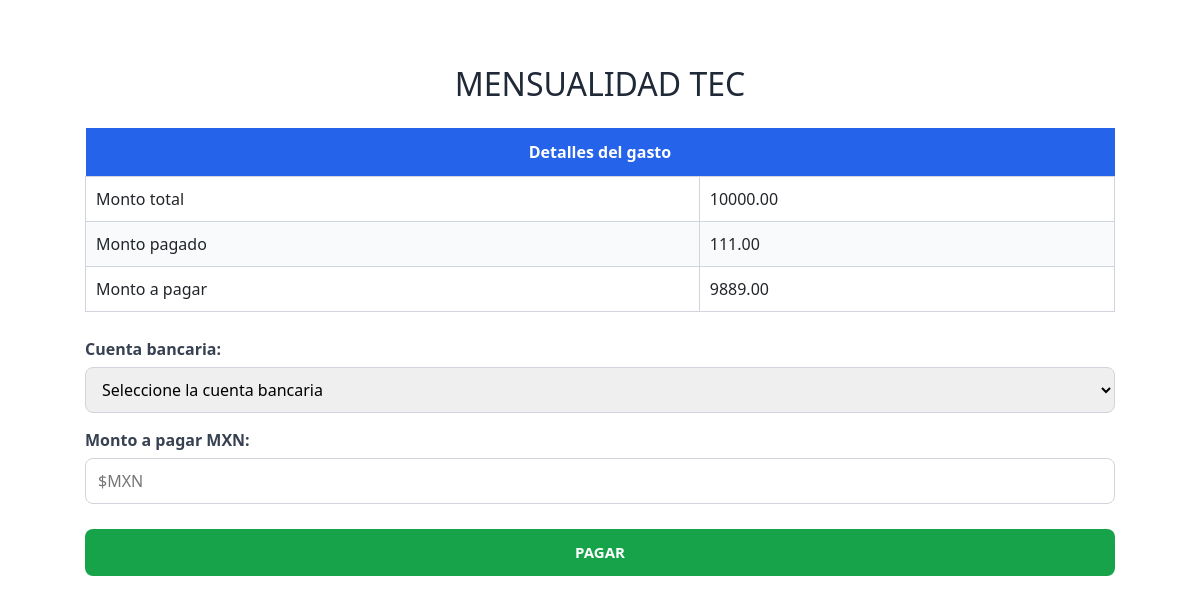
The page /detallePagos/25 (signed in) on the database its author committed.
### core/models.py (models this page shows, shortened)
class Gastos(models.Model):
    gasto_id = models.BigAutoField(primary_key=True)
    nombre_gasto = models.CharField(max_length=100)
    detalle_gasto = models.TextField()
    cliente = models.ForeignKey(Cliente,on_delete=models.PROTECT)
    monto_total = models.DecimalField(max_digits=12,decimal_places=2)
    monto_pagado = models.DecimalField(max_digits=12,decimal_places=2)
    creado_por = models.ForeignKey(User,on_delete=models.PROTECT)
    fecha_creacion = models.DateTimeField(auto_now_add=True)
    estatus = models.CharField(max_length=12,choices=ESTATUS_GASTO,default="PENDING")

### core/views.py (the view)
# urls.py: path("detallePagos/<int:id>",views.detallesGasto),
@login_required
def detallesGasto(request, id):
    gasto = Gastos.objects.get(gasto_id = id)
    cuentas = Banco.objects.all()
    faltante = gasto.monto_total - gasto.monto_pagado
    return render(request,"crearPagos.html",{"Gastos":gasto,"Cuenta":cuentas, "Faltante": faltante})

### core/templates/crearPagos.html (shortened to what this page needs)
{% extends 'base.html' %}
{% block content %}
<div class="pago-formulario">
    <form action="/pagarPago/{{ Gastos.gasto_id }}" method="POST">
        <h2>{{ Gastos.nombre_gasto }}</h2>
        <table>
            <thead>
                <tr>
                    <th colspan="2">Detalles del gasto</th>
                </tr>
            </thead>
            <tbody>
                <tr>
                    <td>Monto total</td>
                    <td>{{ Gastos.monto_total }}</td>
                </tr>
                <tr>
                    <td>Monto pagado</td>
                    <td>{{ Gastos.monto_pagado }}</td>
                </tr>
                <tr>
                    <td>Monto a pagar</td>
                    <td>{{ Faltante }}</td>
                </tr>
            </tbody>
        </table>
        <label>Cuenta bancaria:</label>
        <select name="cuenta" required>
            <option value="">Seleccione la cuenta bancaria</option>
        </select>
        <label for="monto">Monto a pagar MXN:</label>
        <input
            type="number"
            id="monto"
            min="0.01"
            max="{{ Faltante }}"
            step="0.01"
            name="monto"
            placeholder="$MXN"
            required>
        <input type="submit" value="PAGAR">
    </form>
</div>
{% endblock %}

### core/static/css/styles.css (style rules this page uses)
.pago-formulario { width: 90%; margin: 40px auto; padding: 25px; }
.pago-formulario h2 { text-align: center; margin-bottom: 25px; color: #1f2937; }
.pago-formulario table { width: 100%; border-collapse: collapse; margin-bottom: 25px; }
.pago-formulario th { background-color: #2563eb; color: white; padding: 12px; text-align: center; }
.pago-formulario td { padding: 10px; border: 1px solid #d1d5db; }
.pago-formulario tr:nth-child(even) { background-color: #f9fafb; }
.pago-formulario label { display: block; margin-bottom: 6px; margin-top: 15px; font-weight: 600; color: #374151; }
.pago-formulario select, .pago-formulario input[type="number"] { width: 100%; padding: 10px 12px; border: 1px solid #d1d5db; border-radius: 8px; box-sizing: border-box; }
.pago-formulario input[type="submit"] { width: 100%; margin-top: 25px; padding: 12px; border: none; border-radius: 8px; background-color: #16a34a; color: white; font-size: 15px; font-weight: 600; cursor: pointer; }

### rows shown on the page
Gastos: nombre_gasto "MENSUALIDAD TEC", monto_total "10000.00", monto_pagado "111.00"

### other values the page prints
{{ Faltante }} "9889.00"
